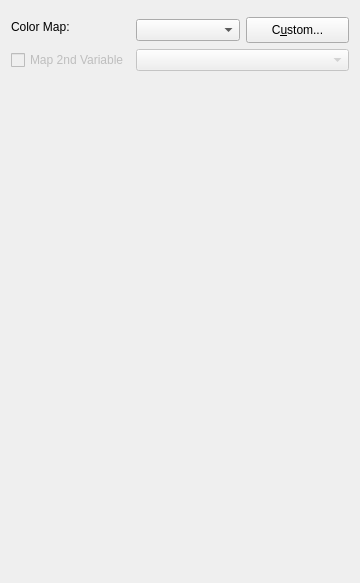
     <widget class="QWidget" name="tab" >
      <attribute name="title" >
       <string>Coloring</string>
      </attribute>
      <layout class="QGridLayout" name="gridLayout_6" >
       <item rowspan="2" row="0" column="0" colspan="2" >
        <widget class="QLabel" name="vrpLabel0_1" >
         <property name="toolTip" >
          <string>Select one of the predefined colormaps</string>
         </property>
         <property name="whatsThis" >
          <string>Select one of the predefined colormaps</string>
         </property>
         <property name="text" >
          <string>Color Map:</string>
         </property>
         <property name="wordWrap" >
          <bool>false</bool>
         </property>
        </widget>
       </item>
       <item row="1" column="1" >
        <widget class="QComboBox" name="colorMapCombobox" >
         <property name="minimumSize" >
          <size>
           <width>55</width>
           <height>0</height>
          </size>
         </property>
         <property name="cursor" >
          <cursorShape>PointingHandCursor</cursorShape>
         </property>
         <property name="toolTip" >
          <string>Select one of the predefined colormaps</string>
         </property>
         <property name="whatsThis" >
          <string>Select one of the predefined colormaps</string>
         </property>
        </widget>
       </item>
       <item row="1" column="2" >
        <widget class="QPushButton" name="vrpPushButtonCustomizeColorMap" >
         <property name="minimumSize" >
          <size>
           <width>80</width>
           <height>26</height>
          </size>
         </property>
         <property name="cursor" >
          <cursorShape>PointingHandCursor</cursorShape>
         </property>
         <property name="toolTip" >
          <string>Customize the range and steps of the colormap.</string>
         </property>
         <property name="whatsThis" >
          <string>Customize the range and steps of the colormap.</string>
         </property>
         <property name="text" >
          <string>C&amp;ustom...</string>
         </property>
         <property name="shortcut" >
          <string>Alt+U</string>
         </property>
        </widget>
       </item>
       <item row="2" column="0" >
        <widget class="QCheckBox" name="vrpCheckBoxMapVariable" >
         <property name="enabled" >
          <bool>false</bool>
         </property>
         <property name="sizePolicy" >
          <sizepolicy vsizetype="Fixed" hsizetype="Fixed" >
           <horstretch>0</horstretch>
           <verstretch>0</verstretch>
          </sizepolicy>
         </property>
         <property name="minimumSize" >
          <size>
           <width>0</width>
           <height>0</height>
          </size>
         </property>
         <property name="cursor" >
          <cursorShape>PointingHandCursor</cursorShape>
         </property>
         <property name="toolTip" >
          <string>&lt;p>The default variable mapped as color on the visualisation object.&lt;/p>

&lt;p>If you want to color the visualization object with a different variable enable this checkbox.&lt;/p></string>
         </property>
         <property name="whatsThis" >
          <string>&lt;p>The default variable mapped as color on the visualisation object.&lt;/p>

&lt;p>If you want to color the visualization object with a different variable enable this checkbox.&lt;/p></string>
         </property>
         <property name="text" >
          <string>Map 2nd Variable</string>
         </property>
        </widget>
       </item>
       <item row="2" column="1" colspan="2" >
        <widget class="QComboBox" name="vrpComboBoxVariable" >
         <property name="enabled" >
          <bool>false</bool>
         </property>
         <property name="cursor" >
          <cursorShape>PointingHandCursor</cursorShape>
         </property>
         <property name="toolTip" >
          <string>&lt;p>Select the variable for coloring the visualization object.&lt;/p>

&lt;p>Enable this choice with the checkbox &lt;i>Map 2nd variable&lt;/i>.&lt;/p></string>
         </property>
         <property name="whatsThis" >
          <string>&lt;p>Select the variable for coloring the visualization object.&lt;/p>

&lt;p>Enable this choice with the checkbox &lt;i>Map 2nd variable&lt;/i>.&lt;/p></string>
         </property>
        </widget>
       </item>
       <item row="3" column="0" colspan="3" >
        <spacer name="verticalSpacer_4" >
         <property name="orientation" >
          <enum>Qt::Vertical</enum>
         </property>
         <property name="sizeHint" stdset="0" >
          <size>
           <width>338</width>
           <height>501</height>
          </size>
         </property>
        </spacer>
       </item>
      </layout>
     </widget>
